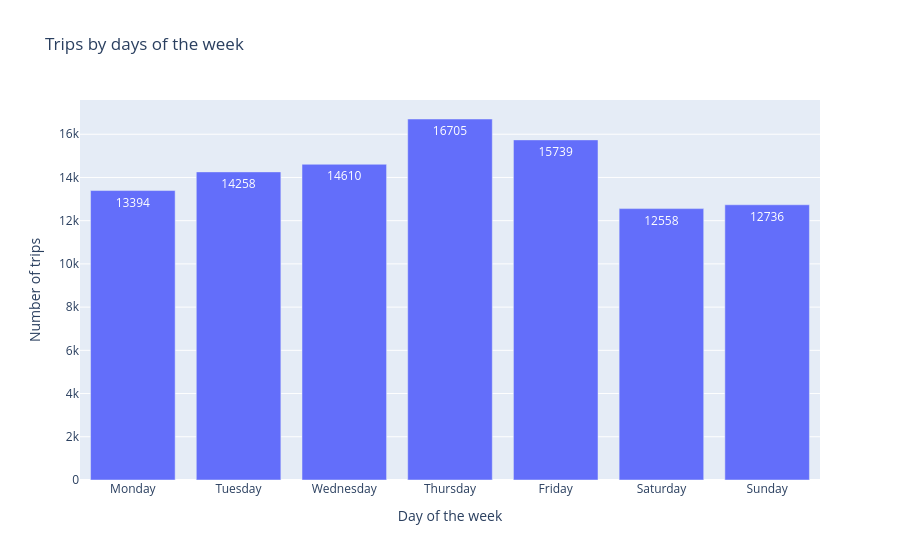

Here is the notebook cell this chart was saved with:
### Markdown cell above
### Analyse trips by days of the week

### Code cell
fig = px.bar(
    x=trips_by_day.index,
    y=trips_by_day.values,
    labels={"x": "Day of the week", "y": "Number of trips"},
    title="Trips by days of the week",
    text=trips_by_day.values
)

fig.show()

### Figure 1 — Plotly figure (JSON) as saved in the notebook; plotly's stock layout.template omitted (floating-point values rounded to 4 significant figures)
{"data": [{"hovertemplate": "Day of the week=%{x}<br>Number of trips=%{y}<br>text=%{text}<extra></extra>", "legendgroup": "", "marker": {"color": "#636efa", "pattern": {"shape": ""}}, "name": "", "orientation": "v", "showlegend": false, "text": [13390.0, 14260.0, 14610.0, 16700.0, 15740.0, 12560.0, 12740.0], "textposition": "auto", "type": "bar", "x": ["Monday", "Tuesday", "Wednesday", "Thursday", "Friday", "Saturday", "Sunday"], "xaxis": "x", "y": [13394, 14258, 14610, 16705, 15739, 12558, 12736], "yaxis": "y"}], "layout": {"barmode": "relative", "legend": {"tracegroupgap": 0}, "title": {"text": "Trips by days of the week"}, "xaxis": {"anchor": "y", "domain": [0, 1], "title": {"text": "Day of the week"}}, "yaxis": {"anchor": "x", "domain": [0, 1], "title": {"text": "Number of trips"}}}}
